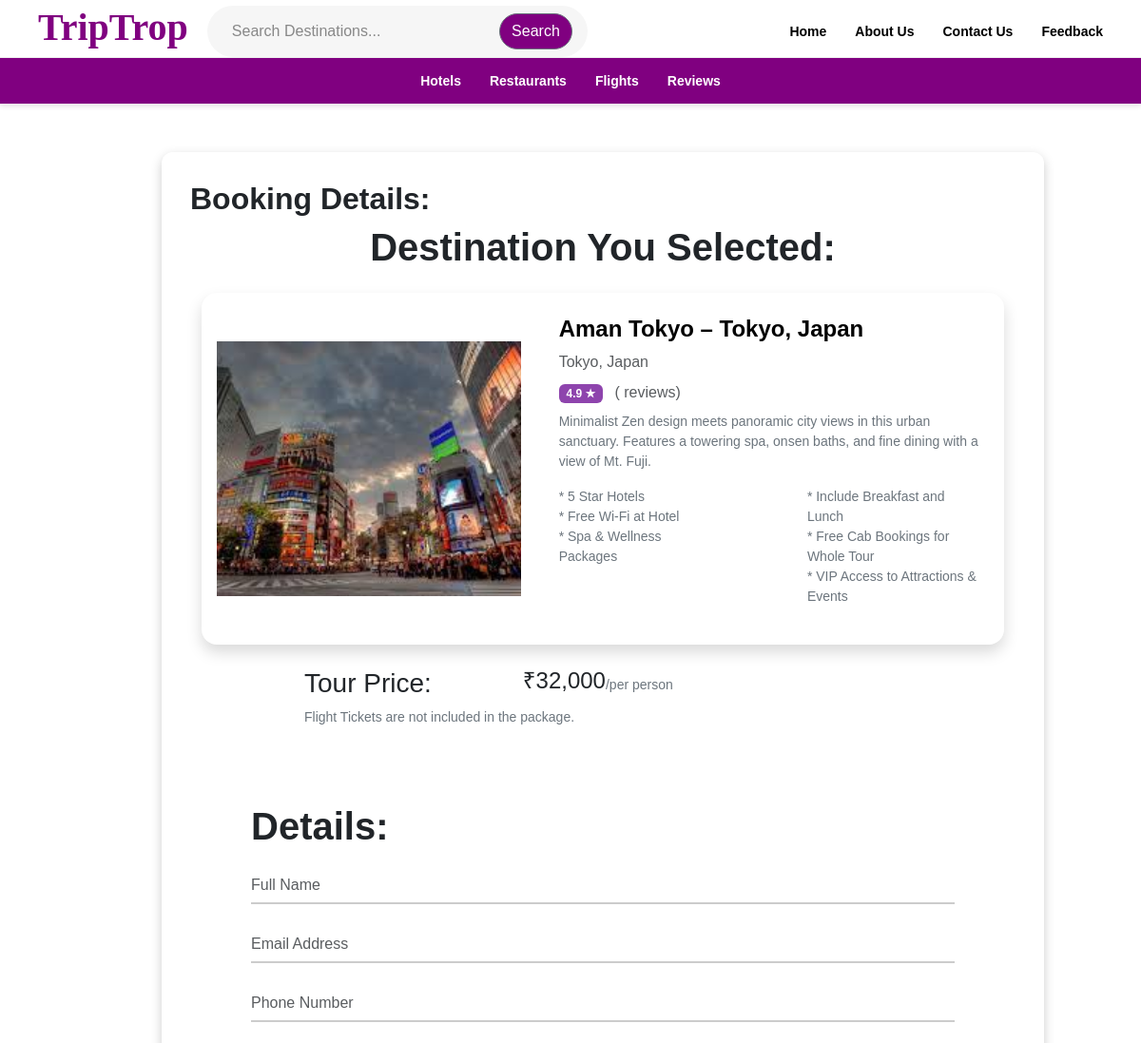
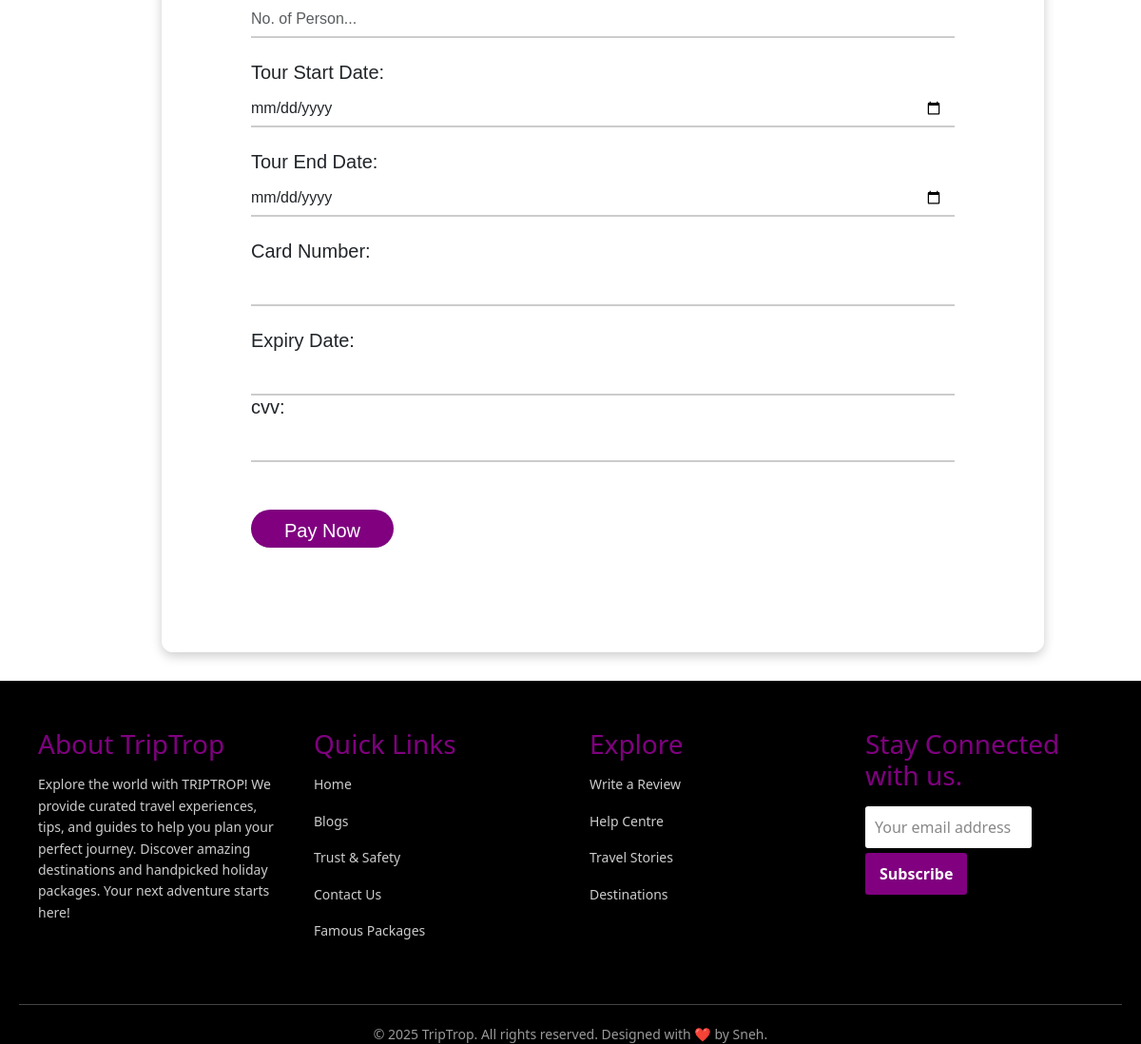
/booking/1 (signed in), run on the app's committed database (2 pictures, top to bottom).
### myapp/models.py (models this page shows, shortened)
class Destination(models.Model):
    id = models.AutoField(primary_key=True)
    name = models.CharField(max_length=100)
    place = models.CharField(max_length=100, default="")
    rating = models.CharField(max_length=50)
    views = models.CharField(max_length=50)
    description = models.TextField()
    wow = models.TextField()
    woww = models.TextField()
    wowww = models.TextField()
    location = models.CharField(max_length=100)
    image = models.ImageField(upload_to='destinations/', blank=True, null=True)
    para = models.TextField(null=True)
    category = models.ForeignKey(Category, on_delete=models.SET_NULL, null=True)
    sub_category = models.ForeignKey(SubCategory, on_delete=models.SET_NULL, null=True)
    price = models.CharField(max_length=50, default='')

### myapp/views.py (the view)
# urls.py: path("booking/<int:myid>", views.booking, name="booking"),
@login_required
def booking(request, myid):
    destinations = Destination.objects.filter(id=myid)
    return render(request, 'shop/booking.html', {'destinations': destinations})

### myapp/templates/shop/booking.html (shortened to what this page needs)
{% extends 'shop/basic.html' %}
{% load static %}
{% block body %}
  <div class="hero-container">
  <div class="overlay-content">
    <div class="text-box">
      <h2><b>Booking Details:</b></h2>
      <h1 style="text-align:center;"><b> Destination You Selected: </b></h1>
{% for dest in destinations %}
<div class="container my-4">
  <div class="card shadow rounded-4 overflow-hidden border-0">
    <div class="row g-0">
      <div class="col-md-5 d-flex align-items-center">
        {% if dest.image %}
  <img src="{{ dest.image.url }}" class="img-fluid rounded-4 p-3" alt="Hotel Image" style="object-fit: cover; width: 100%; height: 300px;">
{% else %}
  <img src="{% static 'default.jpg' %}" class="img-fluid rounded-4 p-3" alt="Default Image" style="object-fit: cover; width: 100%; height: 300px;">
{% endif %}
      </div>
      <div class="col-md-7 p-4 d-flex flex-column justify-content-between">
        <div>
          <h4 class="fw-bold">{{ dest.place }}</h4>
          <p class="text-muted mb-2"> {{ dest.location }}</p>
          <div class="mb-2">
            <span class="badge" style="background-color: #8e44ad;">{{ dest.rating }} ★</span>
            <span class="ms-2 text-muted">({{ dest.reviews }} reviews)</span>
          </div>
          <p class="small text-secondary">{{ dest.description }}</p>
          <div style="display:flex; gap: 120px;">
          <p class="small text-secondary">* 5 Star Hotels<br>* Free Wi-Fi at Hotel<br>* Spa & Wellness Packages</p>
          <p class="small text-secondary">* Include Breakfast and Lunch<br>* Free Cab Bookings for Whole Tour<br>* VIP Access to Attractions & Events</p>
          </div>
        </div>
      </div>
    </div>
  </div>
</div>
      <div style="display:flex; margin-left:120px;">
       <h3>Tour Price:</h3><p class="mx-5"><h4 id="price">{{ dest.price }}</h4><p class="small my-2 text-secondary">/per person</p></p>
        </div>
        <p class="small text-secondary " style="margin-left:120px;">Flight Tickets are not included in the package.</p>
{% empty %}
  <p class="text-center text-muted">No destinations selected at the moment.</p>
{% endfor %}
      <div class="booking-form">
      <div class="form-title"><h1><b>Details:</b></h1></div>
      <form id="Sign_Up" action="" method="post">{% csrf_token %}
        <div class="form-group">
          <input type="text" class="form-control" name="name" id="name" placeholder="Full Name" required />
        </div>
        <div class="form-group">
          <input type="email" class="form-control" name="email" id="email" placeholder="Email Address" required />
        </div>
        <div class="form-group">
          <input type="tel" class="form-control" id="phone" name="phone" placeholder="Phone Number" required />
        </div>
        <div class="form-group">
          <input type="number" class="form-control" id="people" name="person" min="1" max="10" placeholder="No. of Person..." required />
        </div>
        <div class="form-group">
  <label class="heading-1"><h5>Tour Start Date: </h5></label>
          <input type="date" class="form-control" id="check_in" name="check_in" required />
        </div>
<div class="form-group">
  <label class="heading-1"><h5>Tour End Date: </h5></label>
          <input type="date" class="form-control" id="check_out" name="check_out" required />
        </div>
        <div class="form-group">
          <label class="heading-1"><h5>Card Number: </h5></label>
          <input type="text" class="form-control" id="card" name="card-number"required />
        </div>
        <div>
          <label class="heading-1"><h5>Expiry Date:</h5> </label>
          <input type="text" class="form-control" id="card-expiry" name="expiry"required />
        </div>
        <div>
          <label class="heading-1"><h5>cvv: </h5></label>
          <input type="text" class="form-control" id="cvv" name="cvv"required />
        </div>
        <div style="display:flex;">
        <button type="submit" class="btn btn-purple btn-submit">Pay Now</button>
            </div>
      </form>
    </div>
    </div>
</div>
</div>
{% endblock %}

### data on the page
Destination: image (picture), place "Aman Tokyo – Tokyo, Japan", location "Tokyo, Japan", rating "4.9", description "Minimalist Zen design meets panoramic city views in this urban sanctuary. Features a towering spa, onsen baths, and fine dining with a view of Mt. Fuji.", price "₹32,000"
